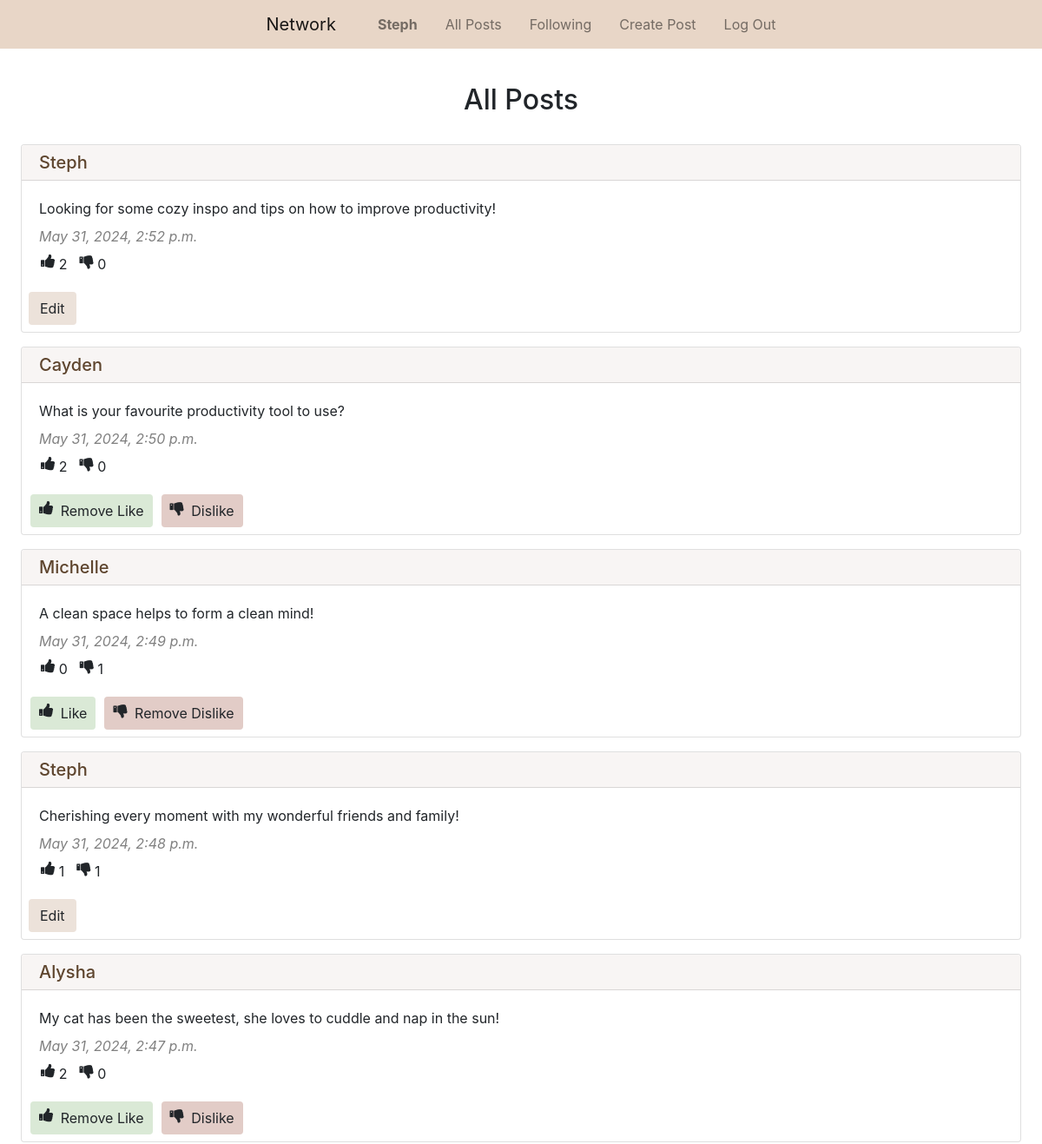
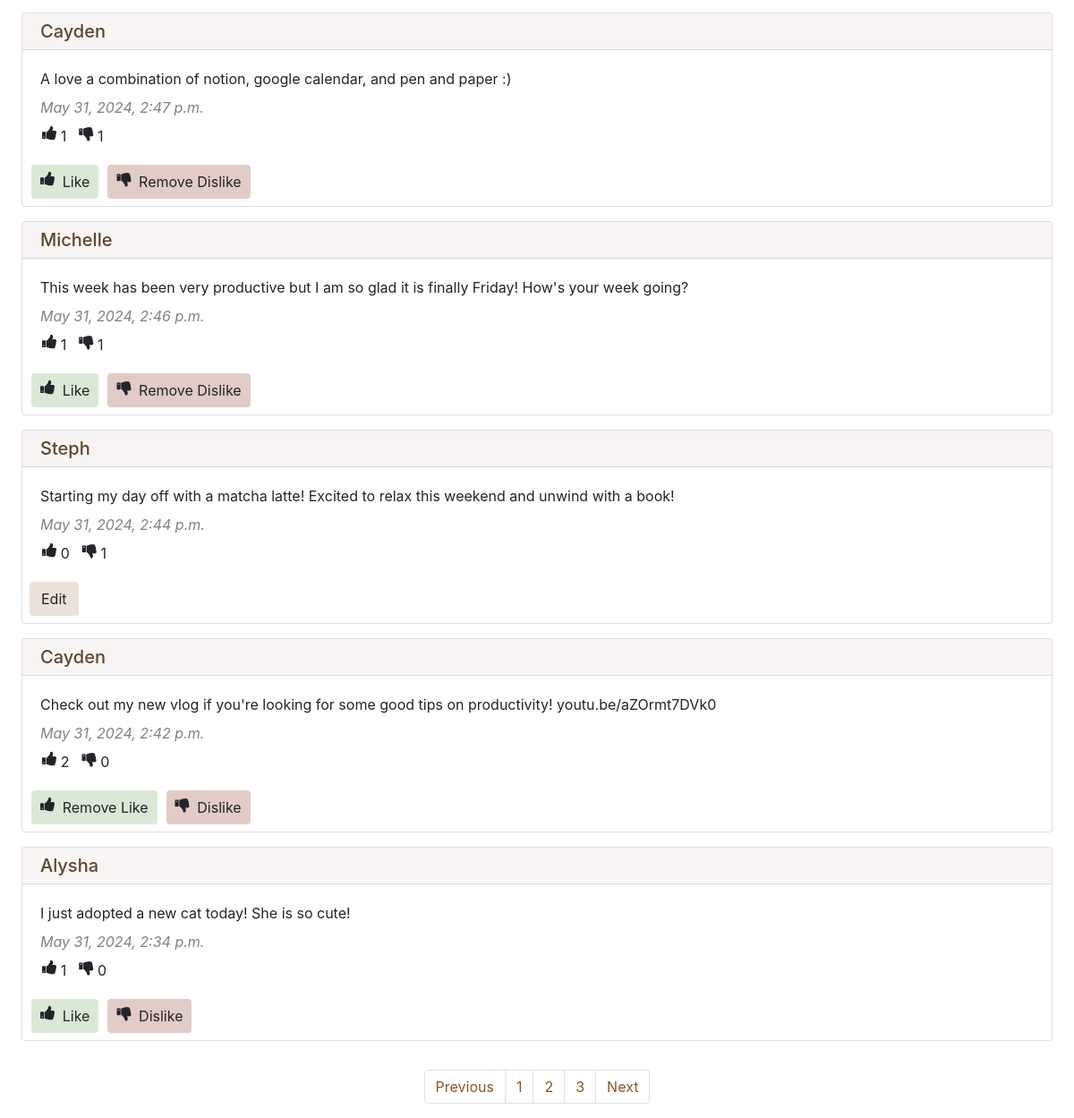
/?page=2 (signed in), run on the app's committed database (2 pictures, top to bottom).
### network/models.py (models this page shows, shortened)
class User(AbstractUser):
    pass

class Post(models.Model):
    content = models.CharField(max_length=300)
    user = models.ForeignKey(User, on_delete=models.CASCADE, related_name="post_user")
    date_time = models.DateTimeField(auto_now_add=True)

### network/views.py (the view)
# urls.py: path("", views.index, name="index"),
def index(request):
    all_posts = Post.objects.all().order_by("id").reverse()
    all_likes = Like.objects.all()
    your_liked_post_ids = []
    try:
        for like in all_likes:
            if like.user.id == request.user.id:
                your_liked_post_ids.append(like.post.id)
    except:
        your_liked_post_ids = []
    all_dislikes = Dislike.objects.all()
    your_disliked_post_ids = []
    try:
        for dislike in all_dislikes:
            if dislike.user.id == request.user.id:
                your_disliked_post_ids.append(dislike.post.id)
    except:
        your_disliked_post_ids = []
    paginator = Paginator(all_posts, 10)
    page_number = request.GET.get("page")
    page_posts = paginator.get_page(page_number)
    return render(request, "network/index.html", {
        "page_posts": page_posts,
        "your_liked_post_ids": your_liked_post_ids,
        "your_disliked_post_ids": your_disliked_post_ids
    })

### network/templates/network/index.html (shortened to what this page needs)
{% extends "network/layout.html" %}
{% block body %}
    <h2 class="px-5 pt-4 pb-3 mt-3 text-center">All Posts</h2>
    {% for post in page_posts %}
        <div class="px-4 py-2">
            <div class="card">
                <h5 class="card-header bg-brown pt-2 pb-2"><a class="brownlink" href="{% url 'profile' user_id=post.user.id %}">{{ post.user.username | capfirst }}</a></h5>
                <div class="card-body">
                    <p class="card-text mt-0 mb-2" id="content_{{ post.id }}">{{ post.content }}</p>
                    <p class="card-text grey mt-2 mb-1"><i>{{ post.date_time }}</i></p>
                    <div class="row pl-3 mt-2">
                        <div class="pl-3 pr-4 row">
                            <i class="fa fa-thumbs-up" style="font-size:18px"></i>
                            <div class="px-1" id="like_count_{{ post.id }}"> {{ post.like_post.count }}</div>
                        </div>
                        <div class="pl-3 row">
                            <i class="fa fa-thumbs-down" style="font-size:18px"></i>
                            <div class="px-1" id="dislike_count_{{ post.id }}"> {{ post.dislike_post.count }}</div>
                        </div>
                    </div>
                </div>
                {% if user.is_authenticated %}
                    {% if user == post.user %}
                        <div class="d-flex justify-content-aroud pl-2 pb-2">
                            <button type="button" class="btn btn-brown" data-toggle="modal" data-target="#edit_modal">Edit</button>
                        </div>
                    {% else %}
                        <div class="row pl-3">
                            {% if post.id in your_liked_post_ids %}
                                <div class="row d-flex justify-content-aroud pl-4 pb-2 pr-2">
                                    <button type="button" class="btn btn-like mr-2 px-4" onclick="like_handler({{ post.id }})">
                                        <div class="row">
                                            <i class="fa fa-thumbs-up pr-2" style="font-size:18px"></i>
                                            <div id="like_{{ post.id }}"> Remove Like </div>
                                        </div>
                                    </button>
                                </div>
                            {% else %}
                                <div class="row d-flex justify-content-aroud pl-4 pb-2 pr-2">
                                    <button type="button" class="btn btn-like mr-2 px-4" onclick="like_handler({{ post.id }})">
                                        <div class="row">
                                            <i class="fa fa-thumbs-up pr-2" style="font-size:18px"></i>
                                            <div id="like_{{ post.id }}"> Like </div>
                                        </div>
                                    </button>
                                </div>
                            {% endif %}
                            {% if post.id in your_disliked_post_ids %}
                                <div class="row d-flex justify-content-aroud pl-4 pb-2">
                                    <button type="button" class="btn btn-dislike mr-2 px-4" onclick="dislike_handler({{ post.id }})">
                                        <div class="row">
                                            <i class="fa fa-thumbs-down pr-2" style="font-size:18px"></i>
                                            <div id="dislike_{{ post.id }}"> Remove Dislike </div>
                                        </div>
                                    </button>
                                </div>
                            {% else %}
                                <div class="row d-flex justify-content-aroud pl-4 pb-2"m>
                                    <button type="button" class="btn btn-dislike mr-2 px-4" onclick="dislike_handler({{ post.id }})">
                                        <div class="row">
                                            <i class="fa fa-thumbs-down pr-2" style="font-size:18px"></i>
                                            <div id="dislike_{{ post.id }}"> Dislike </div>
                                        </div>
                                    </button>
                                </div>
                            {% endif %}
                        </div>
                    {% endif %}
                {% endif %}
            </div>
        </div>
    {% endfor %}
    <br>
    <nav aria-label="Page navigation">
        <ul class="pagination d-flex justify-content-center">
            {% if page_posts.has_previous %}
                <li class="page-item"><a class="page-link brown-text" href="?page={{ page_posts.previous_page_number }}">Previous</a></li>
            {% endif %}
            {% for i in page_posts.paginator.page_range %}
                <li class="page-item"><a class="page-link brown-text" href="?page={{ i }}">{{ i }}</a></li>
            {% endfor %}
            {% if page_posts.has_next %}
                <li class="page-item"><a class="page-link brown-text" href="?page={{ page_posts.next_page_number }}">Next</a></li>
            {% endif %}
        </ul>
      </nav>
{% endblock %}

### network/templates/network/layout.html (shortened to what this page needs)
{% load static %}
<!DOCTYPE html>
<html lang="en">
    <head>
        <link rel="stylesheet" href="https://stackpath.bootstrapcdn.com/bootstrap/4.4.1/css/bootstrap.min.css">
        <link rel="stylesheet" href="https://cdnjs.cloudflare.com/ajax/libs/font-awesome/4.7.0/css/font-awesome.min.css">
        <link href="{% static 'network/styles.css' %}" rel="stylesheet">
    </head>
    <body>
        <nav class="navbar navbar-expand-lg navbar-light bg-light justify-content-center">
            <a class="navbar-brand px-3" href="{% url 'index' %}">Network</a>
            <div>
              <ul class="navbar-nav mr-auto">
                {% if user.is_authenticated %}
                    <li class="nav-item">
                        <a class="nav-link px-3" href="{% url 'profile' user_id=user.id %}"><strong>{{ user.username | capfirst }}</strong></a>
                    </li>
                {% endif %}
                <li class="nav-item">
                  <a class="nav-link px-3" href="{% url 'index' %}">All Posts</a>
                </li>
                {% if user.is_authenticated %}
                    <li class="nav-item">
                        <a class="nav-link px-3" href="{% url 'following' %}">Following</a>
                    </li>
                    <li class="nav-item">
                        <a class="nav-link px-3" href="{% url 'create' %}">Create Post</a>
                    </li>
                    <li class="nav-item">
                        <a class="nav-link px-3" href="{% url 'logout' %}">Log Out</a>
                    </li>
                {% endif %}
              </ul>
            </div>
          </nav>
        <div class="body">
            {% block body %}
            {% endblock %}
        </div>
    </body>
</html>

### network/static/network/styles.css (style rules this page uses)
.btn-brown { background-color: #ECE2DA !important; }
.btn-like { background-color: #dae9d6 !important; }
.btn-dislike { background-color: #e2ccc7 !important; }
.brownlink { color: #8a5626 !important; }
.brownlink { color: #5e452e !important; }
.bg-light { background-color: #e8d6c7 !important; }
.bg-brown { background-color: #f8f5f4 !important; }
.brown-text { color: #8a5626 !important; }
.grey { color: grey !important; }

### data on the page
User: username "Steph"
Post: user.username "Steph", content "Looking for some cozy inspo and tips on how to improve productivity!", date_time "May 31, 2024, 2:52 p.m.", like_post.count "2", dislike_post.count "0"
Post: user.username "Cayden", content "What is your favourite productivity tool to use?", date_time "May 31, 2024, 2:50 p.m.", like_post.count "2", dislike_post.count "0"
Post: user.username "Michelle", content "A clean space helps to form a clean mind!", date_time "May 31, 2024, 2:49 p.m.", like_post.count "0", dislike_post.count "1"
Post: user.username "Steph", content "Cherishing every moment with my wonderful friends and family!", date_time "May 31, 2024, 2:48 p.m.", like_post.count "1", dislike_post.count "1"
Post: user.username "Alysha", content "My cat has been the sweetest, she loves to cuddle and nap in the sun!", date_time "May 31, 2024, 2:47 p.m.", like_post.count "2", dislike_post.count "0"
Post: user.username "Cayden", content "A love a combination of notion, google calendar, and pen and paper :)", date_time "May 31, 2024, 2:47 p.m.", like_post.count "1", dislike_post.count "1"
Post: user.username "Michelle", content "This week has been very productive but I am so glad it is finally Friday! How's your week going?", date_time "May 31, 2024, 2:46 p.m.", like_post.count "1", dislike_post.count "1"
Post: user.username "Steph", content "Starting my day off with a matcha latte! Excited to relax this weekend and unwind with a book!", date_time "May 31, 2024, 2:44 p.m.", like_post.count "0", dislike_post.count "1"
Post: user.username "Cayden", content "Check out my new vlog if you're looking for some good tips on productivity! youtu.be/aZOrmt7DVk0", date_time "May 31, 2024, 2:42 p.m.", like_post.count "2", dislike_post.count "0"
Post: user.username "Alysha", content "I just adopted a new cat today! She is so cute!", date_time "May 31, 2024, 2:34 p.m.", like_post.count "1", dislike_post.count "0"

### other printed values
{{ i }} "1" "2" "3"
